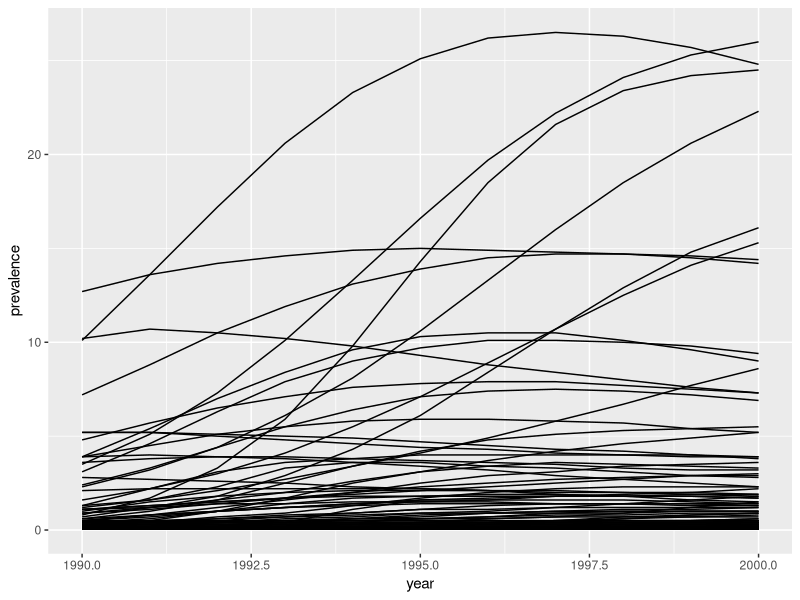
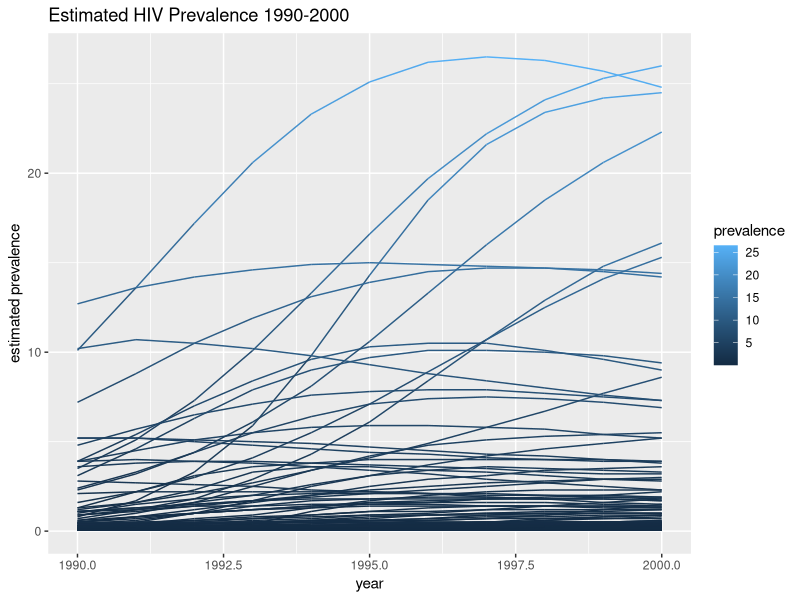
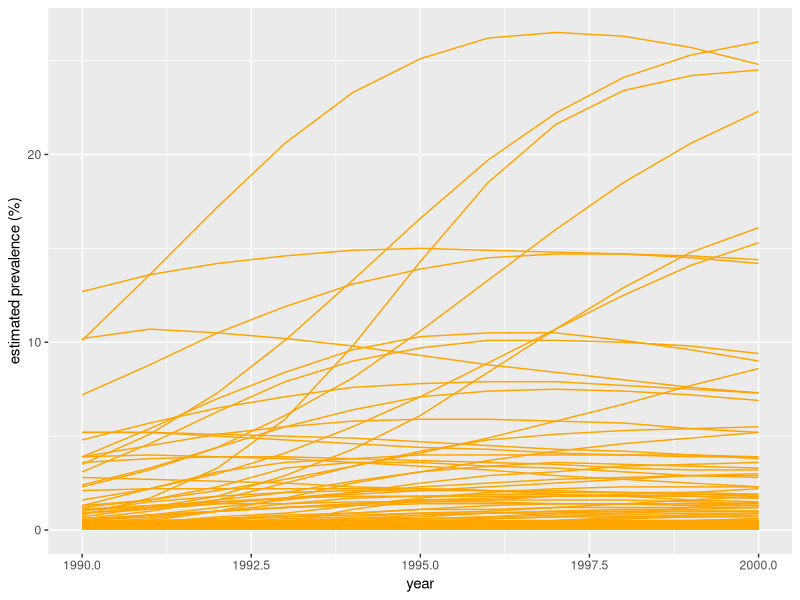
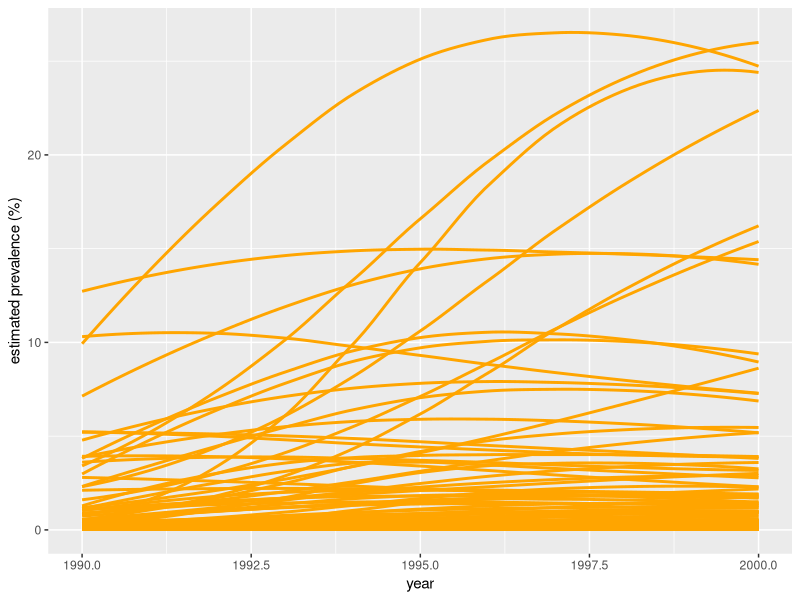
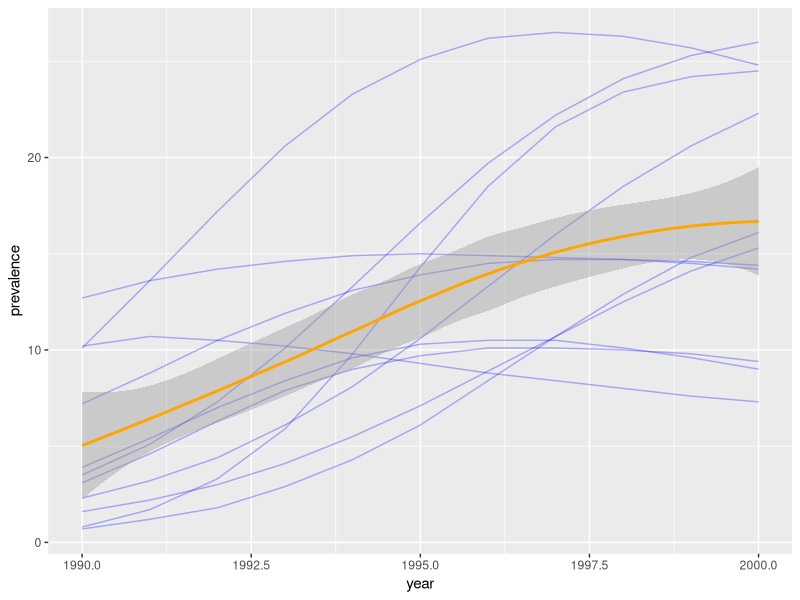
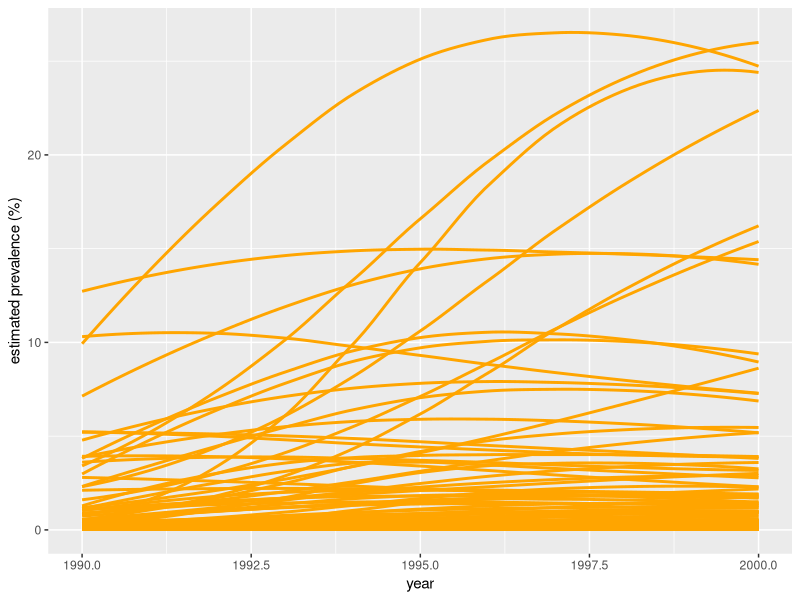
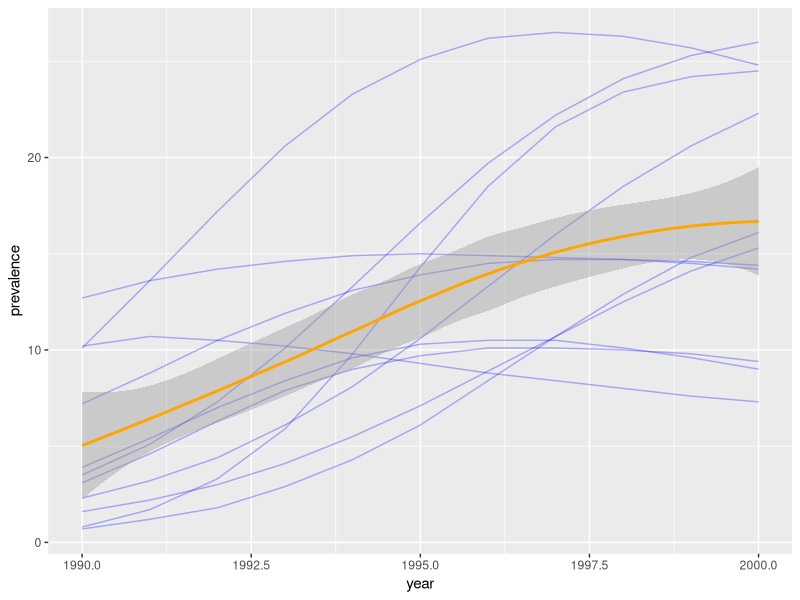

Source code (R) for these figures, in order: (Note: this script raises an error after producing the figures.)
library(tidyverse)
hiv <- read.csv("HIVprev.csv",stringsAsFactors = FALSE)
hiv <- select(hiv,Country, year, prevalence)
head(hiv)
tail(hiv)
summary(hiv)

ggplot(hiv,aes(x=year,y=prevalence,group=Country)) + geom_line()

e1 <- ggplot(hiv,aes(x=year,y=prevalence,group=Country)) + 
  geom_line(aes(color=prevalence)) +
  ggtitle("Estimated HIV Prevalence 1990-2000") +
  labs(y="estimated prevalence")
e1

e2 <- ggplot(hiv,aes(x=year,y=prevalence,group=Country)) + 
  geom_line(color="orange") +
  #ggtitle("Estimated HIV Prevalence 1990-2000") +
  labs(y="estimated prevalence (%)")
e2


e2 <- ggplot(hiv,aes(x=year,y=prevalence,group=Country)) + 
  geom_smooth(color="orange", se=FALSE) +
  #ggtitle("Estimated HIV Prevalence 1990-2000") +
  labs(y="estimated prevalence (%)")
e2

cc <- c("Botswana","Central African Republic","Congo","Kenya","Lesotho","Malawi",
        "Namibia","South Africa","Swaziland","Uganda","Zambia","Zimbabwe")
hihiv <- filter(hiv,Country %in% cc)


e3 <- ggplot(hiv,aes(x=year,y=prevalence)) + 
  #geom_line(mapping=aes(group=Country),color="grey",alpha=0.3) + 
  geom_line(data=hihiv, mapping=aes(group=Country), color="blue", alpha=0.3) +
  #geom_smooth(data=hiv, color="black") +
  geom_smooth(data=hihiv, color="orange") 
  #ggtitle("Estimated HIV Prevalence 1990-2000") +
  #labs(y="estimated prevalence")
e3


?geom_line
?geom_smooth

#Question 2
ggplot(hiv,aes(x=year,y=prevalence,group=Country)) + 
  geom_smooth(color="orange", se=FALSE) +
  labs(y="estimated prevalence (%)")
#Question 3
ggplot(hiv,aes(x=year,y=prevalence)) + 
  geom_line(data=hihiv, mapping=aes(group=Country), color="blue", alpha=0.3) +
  geom_smooth(data=hihiv, color="orange") 
windows.options(antialias = "cleartype") 




